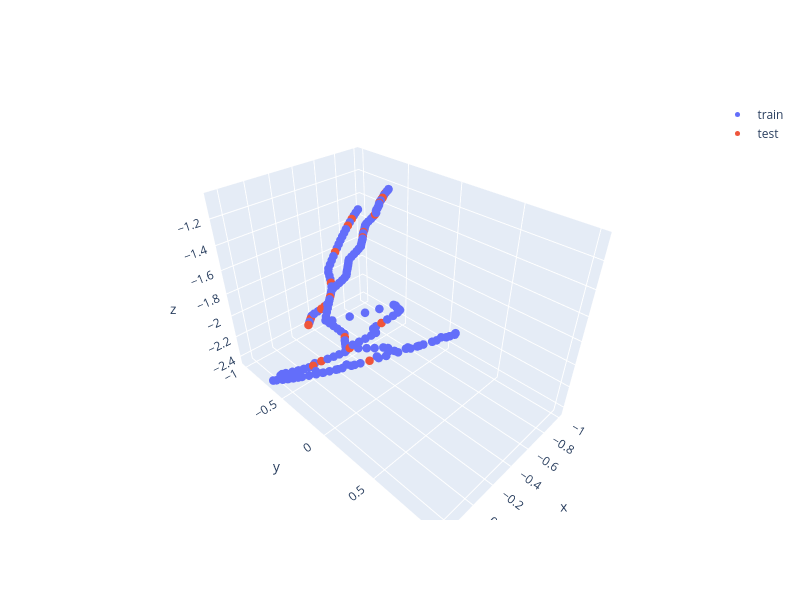
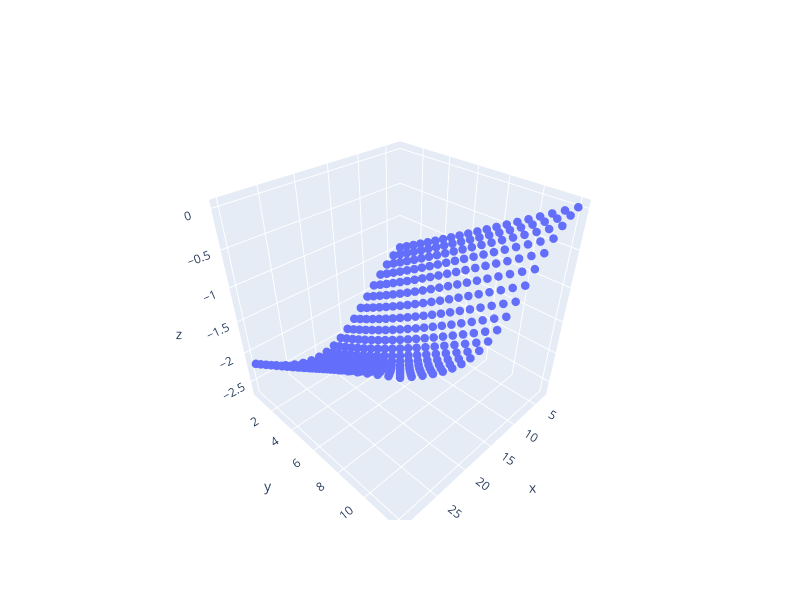
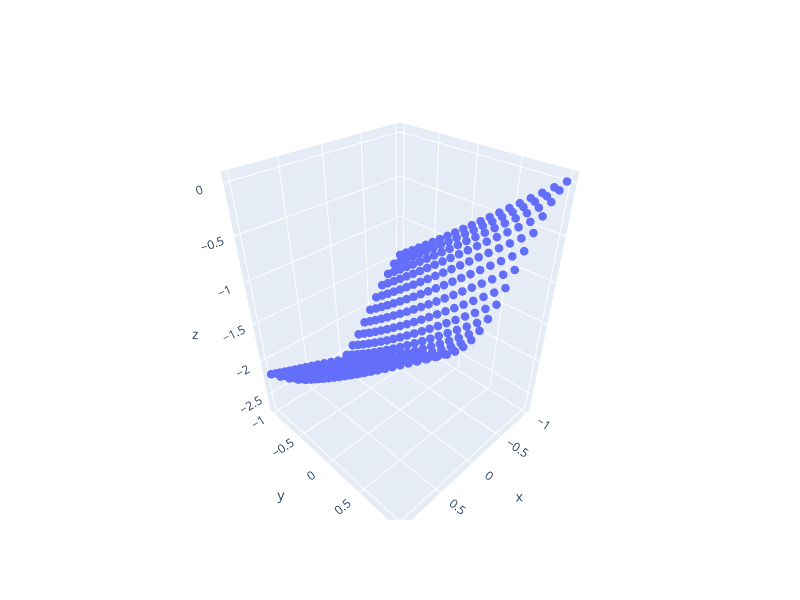

The cell these charts' notebook holds for them, in order:
### Markdown cell above
## Test

### Code cell
import plotly.graph_objects as go


layout = go.Layout(width=800, height=600)
x1_nn_train_pred = model_x1.predict([X_train[:, :2]])
fig3 = go.Figure(data=go.Scatter3d(x=X_train[:, 0], y=X_train[:, 1], z=x1_nn_train_pred[:,0],
                                   mode='markers', marker=dict(size=5), name='train'), layout=layout)

x1_nn_test_pred = model_x1.predict([X_test[:, :2]])
fig3.add_trace(go.Scatter3d(x=X_test[:, 0], y=X_test[:, 1], z=x1_nn_test_pred[:,0],
                            mode='markers', marker=dict(size=5), name='test'))
fig3.show()

layout = go.Layout(width=800, height=600)
X1_mesh, X2_mesh = np.meshgrid(np.linspace(-1, 1, 20), np.linspace(-1, 1, 20))
x1_mesh, x2_mesh = np.ravel(X1_mesh).reshape((-1, 1)), np.ravel(X2_mesh).reshape((-1, 1))
X_mesh = np.hstack((x1_mesh, x2_mesh))
y_mesh = model_x1.predict([X_mesh])
X1_mesh_actual = scaler_X.inverse_transform(X_mesh)
fig4 = go.Figure(data=go.Scatter3d(x=X1_mesh_actual[:, 0], 
                                   y=X1_mesh_actual[:, 1], z=y_mesh.ravel(),
                                   mode='markers', marker=dict(size=5)), layout=layout)
fig4.show()


layout = go.Layout(width=800, height=600)
X1_mesh, X2_mesh = np.meshgrid(np.linspace(-1, 1, 20), np.linspace(-1, 1, 20))
x1_mesh, x2_mesh = np.ravel(X1_mesh).reshape((-1, 1)), np.ravel(X2_mesh).reshape((-1, 1))
X_mesh = np.hstack((x1_mesh, x2_mesh))
y_mesh = model_x1.predict([X_mesh])
fig4 = go.Figure(data=go.Scatter3d(x=x1_mesh.ravel(), y=x2_mesh.ravel(), z=y_mesh.ravel(),
                                   mode='markers', marker=dict(size=5)), layout=layout)
fig4.show()

### Figure 1 — Plotly figure (JSON) as saved in the notebook; plotly's stock layout.template omitted (floating-point values rounded to 4 significant figures; data arrays with more than 128 entries replaced by an {"elided": "..."} marker saying what was removed)
{"data": [{"marker": {"size": 5}, "mode": "markers", "name": "train", "type": "scatter3d", "x": {"elided": "224 float values"}, "y": {"elided": "224 float values"}, "z": {"elided": "224 float values"}}, {"marker": {"size": 5}, "mode": "markers", "name": "test", "type": "scatter3d", "x": [-0.2372, -0.3674, -0.6651, -0.662, -0.3209, -0.9163, -0.9256, -0.7023, -0.9628, -0.8356, -0.3302, 0.06977, -0.8853, -0.09147, -0.4636, -0.9721, 0.007757, -0.107, -0.3767, -0.2651, 0.2558, 0.107, -0.2744, -0.8884, -0.7953], "y": [-0.8446, -0.6998, -0.6154, -0.9667, -0.7601, -0.665, -0.6623, -0.647, -0.68, -0.9923, -0.7272, -0.2686, -0.9967, -0.1894, -0.7927, -0.6752, -0.01904, 0.168, -0.7052, -0.8557, 0.4531, -0.3222, -0.859, -0.6606, -0.6114], "z": [-2.253, -1.985, -1.522, -1.785, -2.09, -1.304, -1.294, -1.502, -1.279, -1.612, -2.055, -2.102, -1.568, -1.933, -1.92, -1.269, -1.873, -1.63, -1.976, -2.226, -1.541, -2.157, -2.217, -1.323, -1.373]}], "layout": {"height": 600, "width": 800}}

### Figure 2 — Plotly figure (JSON) as saved in the notebook; plotly's stock layout.template omitted (floating-point values rounded to 4 significant figures; data arrays with more than 128 entries replaced by an {"elided": "..."} marker saying what was removed)
{"data": [{"marker": {"size": 5}, "mode": "markers", "type": "scatter3d", "x": {"elided": "400 float values"}, "y": {"elided": "400 float values"}, "z": {"elided": "400 float values"}}], "layout": {"height": 600, "width": 800}}

### Figure 3 — Plotly figure (JSON) as saved in the notebook; plotly's stock layout.template omitted (floating-point values rounded to 4 significant figures; data arrays with more than 128 entries replaced by an {"elided": "..."} marker saying what was removed)
{"data": [{"marker": {"size": 5}, "mode": "markers", "type": "scatter3d", "x": {"elided": "400 float values"}, "y": {"elided": "400 float values"}, "z": {"elided": "400 float values"}}], "layout": {"height": 600, "width": 800}}
